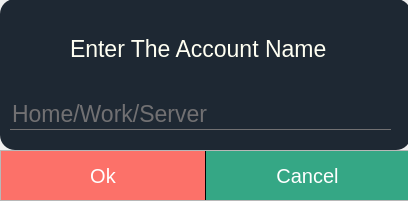
<?xml version="1.0" encoding="UTF-8"?>
<ui version="4.0">
 <class>Dialog</class>
 <widget class="QDialog" name="Dialog">
  <property name="geometry">
   <rect>
    <x>0</x>
    <y>0</y>
    <width>408</width>
    <height>201</height>
   </rect>
  </property>
  <property name="windowTitle">
   <string>Dialog</string>
  </property>
  <widget class="QFrame" name="frame">
   <property name="geometry">
    <rect>
     <x>0</x>
     <y>150</y>
     <width>411</width>
     <height>51</height>
    </rect>
   </property>
   <property name="styleSheet">
    <string notr="true">QPushButton{
border-radius:none;
border-right:1px solid;
color:white;
font-size:20px;
font-family:&quot;Open-Sans&quot;,sans-serif;
}
</string>
   </property>
   <property name="frameShape">
    <enum>QFrame::StyledPanel</enum>
   </property>
   <property name="frameShadow">
    <enum>QFrame::Raised</enum>
   </property>
   <layout class="QHBoxLayout" name="horizontalLayout">
    <property name="spacing">
     <number>0</number>
    </property>
    <property name="leftMargin">
     <number>0</number>
    </property>
    <property name="topMargin">
     <number>0</number>
    </property>
    <property name="rightMargin">
     <number>0</number>
    </property>
    <property name="bottomMargin">
     <number>0</number>
    </property>
    <item>
     <widget class="QPushButton" name="OkBtn">
      <property name="maximumSize">
       <size>
        <width>16777215</width>
        <height>51</height>
       </size>
      </property>
      <property name="styleSheet">
       <string notr="true">#OkBtn{background: #fc7169;
}
#OkBtn:hover{
background-color: #fc8982;
}</string>
      </property>
      <property name="text">
       <string>Ok</string>
      </property>
     </widget>
    </item>
    <item>
     <widget class="QPushButton" name="CancelBtn">
      <property name="maximumSize">
       <size>
        <width>16777215</width>
        <height>51</height>
       </size>
      </property>
      <property name="styleSheet">
       <string notr="true">#CancelBtn{
background-color: #35a785;
}
#CancelBtn:hover{
	
	background-color: rgb(63, 199, 158);
}</string>
      </property>
      <property name="text">
       <string>Cancel</string>
      </property>
     </widget>
    </item>
   </layout>
  </widget>
  <widget class="QFrame" name="frame_2">
   <property name="geometry">
    <rect>
     <x>0</x>
     <y>-1</y>
     <width>411</width>
     <height>151</height>
    </rect>
   </property>
   <property name="styleSheet">
    <string notr="true">*{
font-family: 'Open Sans', sans-serif;
font-size:23px;
}

QWidget{
	
	background-image: url(:/images/PyProject/UI/images/nightsky.png);
}
QFrame{
background:#1e2833;
border-radius:15px;
}
#LoginButton{
background:#1df2ef;
border-radius:15px;
}
#LoginButton:hover{
background:#fffff2;
}
#RegisterButton{
background:#1df2ef;
border-radius:15px;
}
#RegisterButton:hover{
background:#fffff2;
}

#GPButton{
background:#DB4437;
border-radius:15px;
}
#GPButton:hover{
background:#fffff2;
}
#toolButton{
background:#1df2ef;
color:white;
border-radius:60px;
}
#toolButton:hover{
background:#fffff2;
}
QLabel{
color:#fffff2;
}
QPushButton:hover{
background: #fffff2;
letter-spacing: 1px;

}
QLineEdit{
background:transparent;
border:none;
color:#717072;
border-bottom:1px solid #717072;

}
#label_4 ,#label_5{
font-size:18px;
}

</string>
   </property>
   <property name="frameShape">
    <enum>QFrame::StyledPanel</enum>
   </property>
   <property name="frameShadow">
    <enum>QFrame::Raised</enum>
   </property>
   <widget class="QLineEdit" name="AccText">
    <property name="geometry">
     <rect>
      <x>10</x>
      <y>100</y>
      <width>381</width>
      <height>31</height>
     </rect>
    </property>
    <property name="text">
     <string>Home/Work/Server</string>
    </property>
    <property name="placeholderText">
     <string>User Name</string>
    </property>
   </widget>
   <widget class="QLabel" name="label_3">
    <property name="geometry">
     <rect>
      <x>70</x>
      <y>30</y>
      <width>261</width>
      <height>40</height>
     </rect>
    </property>
    <property name="text">
     <string>Enter The Account Name</string>
    </property>
   </widget>
  </widget>
 </widget>
 <resources/>
 <connections/>
</ui>
